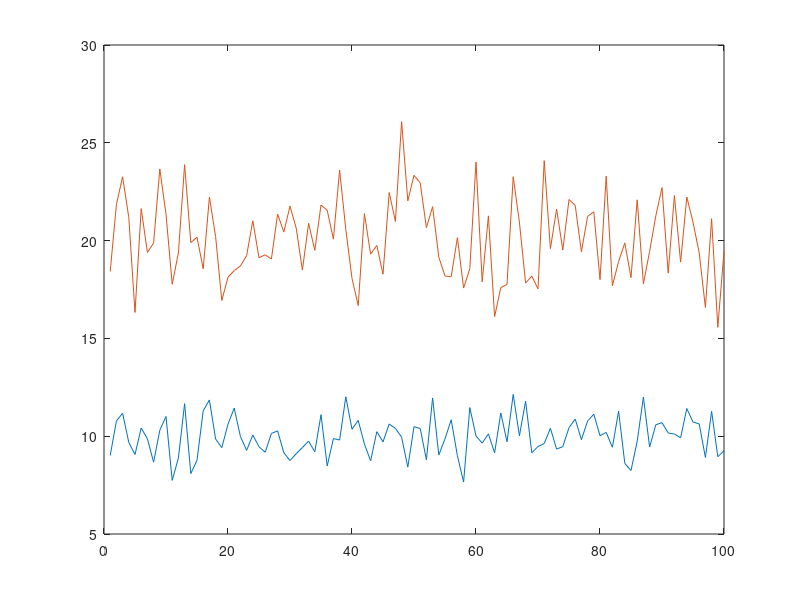
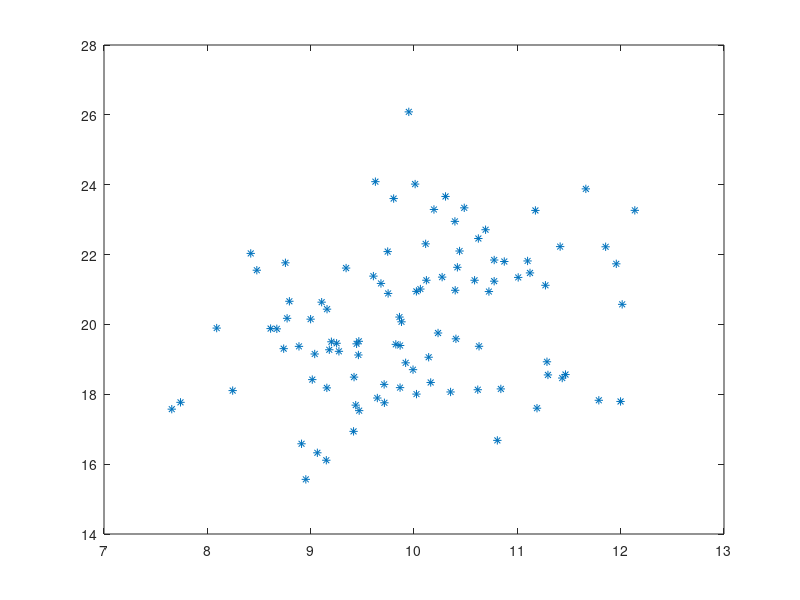
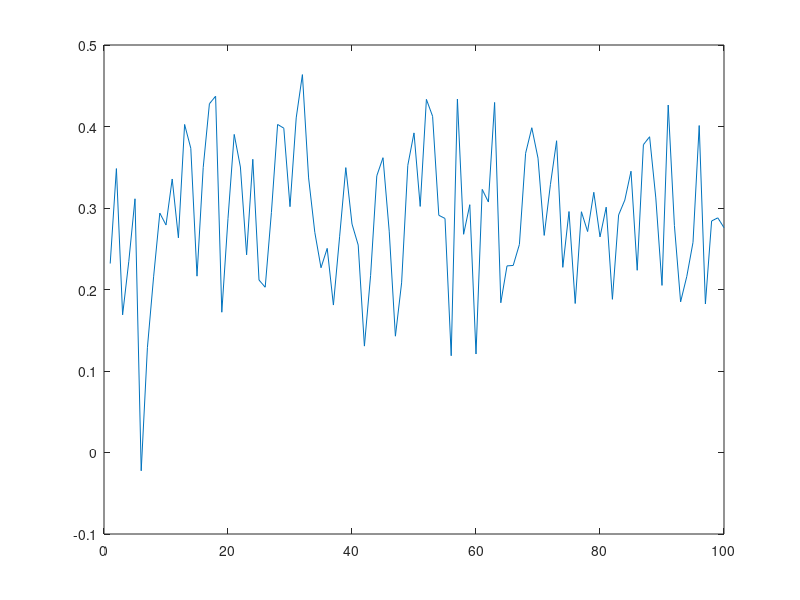

MATLAB code to generate these figures, in order:
%
clear all
%close all

% standard deviation of series 1
mean1=10;
std1=1;

% standard deviation of series 2
mean2=20;
std2=2;

% correlation
cor12=0.3;

% covariance matrix
cov12=[std1^2, cor12*std1*std2; cor12*std1*std2, std2^2];

for i=1:100
  r=mvnrnd([mean1,mean2],cov12,100);
  mycor(i)=corr(r(:,1),r(:,2));
end

figure(1)
plot(r)

figure(2)
plot(r(:,1),r(:,2),'*')

figure(3)
plot(mycor)
mean(mycor)
std(mycor)

%
